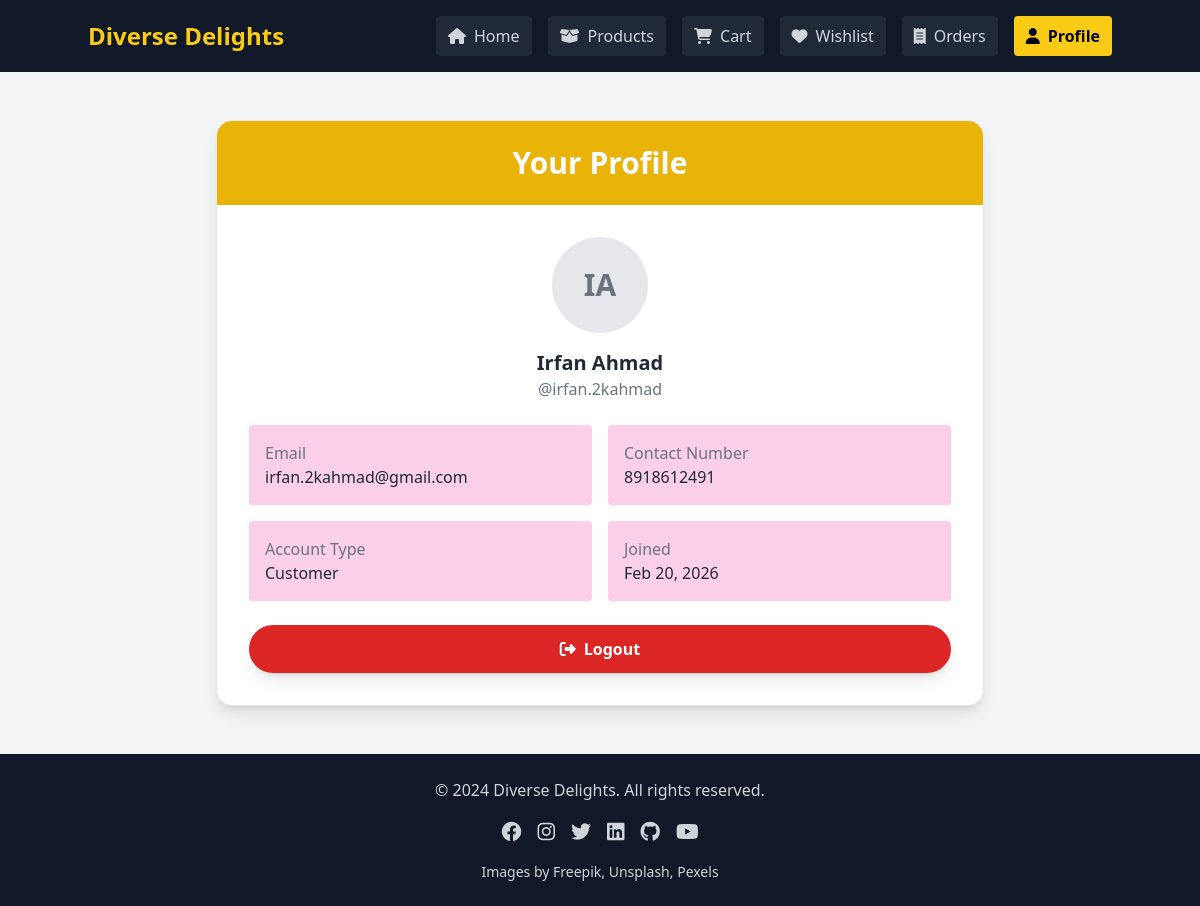
The page /profile (signed in) on the database its author committed.
### models/user.py (models this page shows)
class User(db.Model):
    __tablename__ = "user"
    id = db.Column(db.Integer, primary_key=True)
    email = db.Column(db.String(120), unique=True, nullable=False, index=True)
    contact_number = db.Column(db.String(20), nullable=False)
    first_name = db.Column(db.String(50), nullable=False)
    last_name = db.Column(db.String(50), nullable=False)
    password_hash = db.Column(db.String(255), nullable=False)
    is_admin = db.Column(db.Boolean, default=False)
    created_at = db.Column(db.DateTime, default=datetime.utcnow)
    updated_at = db.Column(
        db.DateTime,
        default=datetime.utcnow,
        onupdate=datetime.utcnow
    )
    reviews = db.relationship(
        "Review",
        back_populates="user",
        cascade="all, delete-orphan"
    )
    wishlist = db.relationship(
        "Wishlist",
        back_populates="user",
        uselist=False,
        cascade="all, delete-orphan"
    )
    cart = db.relationship(
        "Cart",
        back_populates="user",
        uselist=False,
        cascade="all, delete-orphan"
    )
    orders = db.relationship(
        "Order",
        back_populates="user",
        lazy=True
    )

### app.py (the view)
@app.route("/profile")
def profile():
    if "user" not in session:
        session['toast'] = {"type": "warning", "message": "Please log in to view your profile."}
        return redirect("/auth/login")
    user = db.session.get(User, session["user"]["id"])
    return render_template("profile.html", user=user)

### templates/profile.html (shortened to what this page needs)
<!DOCTYPE html>
<html>
<head>
    <script src="https://cdn.tailwindcss.com"></script>
    <link rel="stylesheet" href="https://cdnjs.cloudflare.com/ajax/libs/font-awesome/6.4.0/css/all.min.css">
</head>
<body class="flex flex-col min-h-screen bg-gray-100">
    {% include "components/navbar.html" %}
    <main class="flex-grow py-12">
        <div class="max-w-3xl mx-auto bg-white rounded-2xl shadow-lg overflow-hidden border border-gray-200">
            <div class="bg-yellow-500 py-6 text-center">
                <h1 class="text-3xl font-extrabold text-white">Your Profile</h1>
            </div>
            <div class="p-8 space-y-6">
                <div class="flex flex-col items-center space-y-4">
                    <div
                        class="w-24 h-24 bg-gray-200 rounded-full flex items-center justify-center text-gray-500 text-3xl font-bold">
                        {{ user.first_name[0] }}{{ user.last_name[0] }}
                    </div>
                    <div class="text-center">
                        <h2 class="text-xl font-semibold text-gray-800">{{ user.first_name }} {{ user.last_name }}</h2>
                        <p class="text-gray-500">@{{ user.email.split('@')[0] }}</p>
                    </div>
                </div>
                <div class="grid grid-cols-1 md:grid-cols-2 gap-4">
                    <div class="bg-pink-200 p-4 rounded shadow-sm">
                        <p class="text-gray-500 font-medium">Email</p>
                        <p class="text-gray-800">{{ user.email }}</p>
                    </div>
                    <div class="bg-pink-200 p-4 rounded shadow-sm">
                        <p class="text-gray-500 font-medium">Contact Number</p>
                        <p class="text-gray-800">{{ user.contact_number or '-' }}</p>
                    </div>
                    <div class="bg-pink-200 p-4 rounded shadow-sm">
                        <p class="text-gray-500 font-medium">Account Type</p>
                        <p class="text-gray-800">{% if user.is_admin %}Admin{% else %}Customer{% endif %}</p>
                    </div>
                    <div class="bg-pink-200 p-4 rounded shadow-sm">
                        <p class="text-gray-500 font-medium">Joined</p>
                        <p class="text-gray-800">{{ user.created_at.strftime('%b %d, %Y') if user.created_at else '-' }}
                        </p>
                    </div>
                </div>
                <form method="POST" action="/auth/logout" class="mt-6">
                    <button type="submit"
                        class="w-full bg-red-600 hover:bg-red-500 text-white py-3 px-6 rounded-full font-bold flex items-center justify-center transition-transform transform hover:scale-105 shadow-lg">
                        <i class="fas fa-right-from-bracket mr-2"></i>
                        Logout
                    </button>
                </form>
            </div>
        </div>
    </main>
    {% include "components/footer.html" %}
    {% include "components/alerts.html" %}
</body>
</html>

### templates/components/navbar.html (shortened to what this page needs)
<head>
    <link rel="stylesheet" href="https://cdnjs.cloudflare.com/ajax/libs/font-awesome/6.4.0/css/all.min.css">
</head>
<nav class="bg-gray-900 p-4 relative">
    <div class="container mx-auto flex justify-between items-center">
        <a href="/" class="text-yellow-400 text-2xl font-bold">
            Diverse Delights
        </a>
        <div class="hidden md:flex space-x-4">
            {% set links = [
            ('/', 'Home'),
            ('/products', 'Products'),
            ('/cart', 'Cart'),
            ('/wishlist', 'Wishlist'),
            ('/orders', 'Orders')
            ] %}
            {% for href, label in links %}
            <a href="{{ href }}" class="flex items-center py-2 px-3 rounded transition
        {% if request.path == href %}
             bg-yellow-400 text-black font-bold
        {% else %}
             bg-gray-800 text-gray-300 hover:bg-gray-700
        {% endif %}">
                {% if label == 'Home' %}
                <i class="fas fa-home mr-2"></i>
                {% elif label == 'Products' %}
                <i class="fas fa-box-open mr-2"></i>
                {% elif label == 'Cart' %}
                <i class="fas fa-shopping-cart mr-2"></i>
                {% elif label == 'Wishlist' %}
                <i class="fas fa-heart mr-2"></i>
                {% elif label == 'Orders' %}
                <i class="fas fa-receipt mr-2"></i>
                {% endif %}
                {{ label }}
            </a>
            {% endfor %}
            {% if session.get("user") %}
            <a href="/profile" class="flex items-center py-2 px-3 rounded transition
        {% if request.path == '/profile' %}
             bg-yellow-400 text-black font-bold
        {% else %}
             bg-gray-800 text-gray-300 hover:bg-gray-700
        {% endif %}">
                <i class="fas fa-user mr-2"></i> Profile
            </a>
            {% endif %}
        </div>
    </div>
</nav>

### templates/components/footer.html
<footer class="bg-gray-900 text-gray-300 py-6">
    <div class="container mx-auto text-center">
        <p>© 2024 Diverse Delights. All rights reserved.</p>
        <div class="mt-4 flex justify-center space-x-4 text-xl">
            <a href="https://www.facebook.com/profile.php?id=61567340597572" target="_blank">
                <i class="fab fa-facebook hover:text-yellow-400"></i>
            </a>
            <a href="https://www.instagram.com/diverse.delights.2024/" target="_blank">
                <i class="fab fa-instagram hover:text-yellow-400"></i>
            </a>
            <a href="https://twitter.com/DelightsDiverse" target="_blank">
                <i class="fab fa-twitter hover:text-yellow-400"></i>
            </a>
            <a href="https://www.linkedin.com/in/diverse-delights-829034336/" target="_blank">
                <i class="fab fa-linkedin hover:text-yellow-400"></i>
            </a>
            <a href="https://github.com/diverse-delights" target="_blank">
                <i class="fab fa-github hover:text-yellow-400"></i>
            </a>
            <a href="https://www.youtube.com/channel/UCiK3Wb5CcU2DLYDlELPLloQ" target="_blank">
                <i class="fab fa-youtube hover:text-yellow-400"></i>
            </a>
        </div>
        <div class="mt-4 text-sm">
            <p>
                Images by
                <a href="https://www.freepik.com" target="_blank" class="hover:text-yellow-400">Freepik</a>,
                <a href="https://unsplash.com" target="_blank" class="hover:text-yellow-400">Unsplash</a>,
                <a href="https://www.pexels.com" target="_blank" class="hover:text-yellow-400">Pexels</a>
            </p>
        </div>
    </div>
</footer>

### templates/components/alerts.html (shortened to what this page needs)
<link rel="stylesheet" href="https://cdnjs.cloudflare.com/ajax/libs/toastr.js/latest/toastr.min.css">

### rows shown on the page
User: first_name "I", last_name "A", first_name "Irfan", last_name "Ahmad", email "irfan.2kahmad", email "irfan.2kahmad@gmail.com", contact_number "8918612491", created_at "Feb 20, 2026"

### other values the page prints
{{ label }} "Home" "Products" "Cart" "Wishlist" "Orders"
